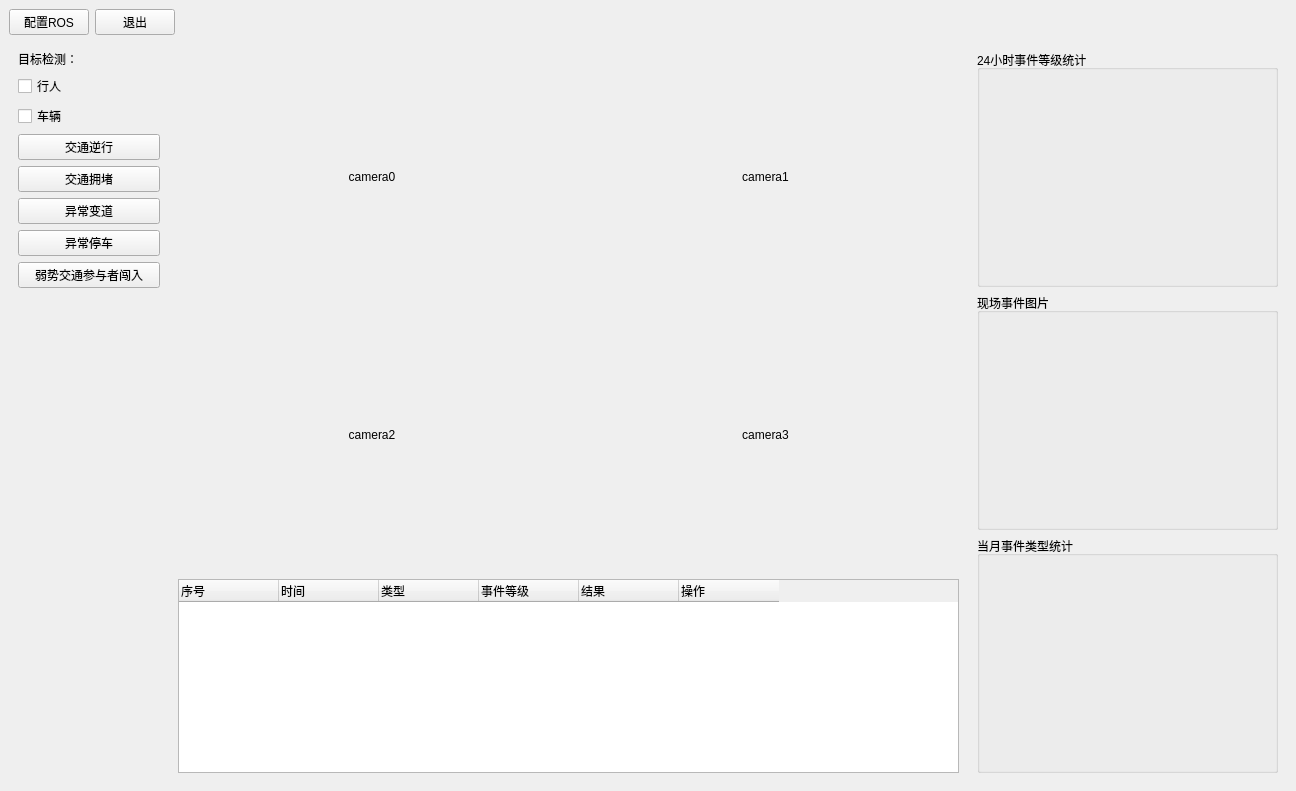
<?xml version="1.0" encoding="UTF-8"?>
<ui version="4.0">
 <class>MainWindowDesign</class>
 <widget class="QMainWindow" name="MainWindowDesign">
  <property name="geometry">
   <rect>
    <x>0</x>
    <y>0</y>
    <width>1296</width>
    <height>791</height>
   </rect>
  </property>
  <property name="windowTitle">
   <string>QRosApp</string>
  </property>
  <property name="windowIcon">
   <iconset resource="../resources/images.qrc">
    <normaloff>:/images/icon.png</normaloff>:/images/icon.png</iconset>
  </property>
  <property name="locale">
   <locale language="English" country="Australia"/>
  </property>
  <widget class="QWidget" name="centralwidget">
   <layout class="QHBoxLayout">
    <item>
     <widget class="QWidget" name="widget" native="true">
      <layout class="QVBoxLayout" name="verticalLayout_2">
       <property name="leftMargin">
        <number>0</number>
       </property>
       <property name="topMargin">
        <number>0</number>
       </property>
       <property name="rightMargin">
        <number>0</number>
       </property>
       <property name="bottomMargin">
        <number>0</number>
       </property>
       <item>
        <widget class="QWidget" name="widget_tool" native="true">
         <property name="sizePolicy">
          <sizepolicy hsizetype="Preferred" vsizetype="Fixed">
           <horstretch>0</horstretch>
           <verstretch>0</verstretch>
          </sizepolicy>
         </property>
         <layout class="QHBoxLayout" name="horizontalLayout">
          <property name="leftMargin">
           <number>0</number>
          </property>
          <property name="topMargin">
           <number>0</number>
          </property>
          <property name="rightMargin">
           <number>0</number>
          </property>
          <property name="bottomMargin">
           <number>0</number>
          </property>
          <item>
           <widget class="QPushButton" name="btn_config_ros">
            <property name="text">
             <string>配置ROS</string>
            </property>
           </widget>
          </item>
          <item>
           <widget class="QPushButton" name="btn_quit">
            <property name="text">
             <string>退出</string>
            </property>
           </widget>
          </item>
          <item>
           <spacer name="horizontalSpacer_2">
            <property name="orientation">
             <enum>Qt::Horizontal</enum>
            </property>
            <property name="sizeHint" stdset="0">
             <size>
              <width>40</width>
              <height>20</height>
             </size>
            </property>
           </spacer>
          </item>
         </layout>
        </widget>
       </item>
       <item>
        <widget class="QWidget" name="widget_main" native="true">
         <layout class="QHBoxLayout" name="horizontalLayout_2" stretch="1,5,2">
          <property name="spacing">
           <number>0</number>
          </property>
          <property name="leftMargin">
           <number>0</number>
          </property>
          <property name="topMargin">
           <number>0</number>
          </property>
          <property name="rightMargin">
           <number>0</number>
          </property>
          <property name="bottomMargin">
           <number>0</number>
          </property>
          <item>
           <widget class="QWidget" name="widget_left" native="true">
            <property name="sizePolicy">
             <sizepolicy hsizetype="Preferred" vsizetype="Preferred">
              <horstretch>0</horstretch>
              <verstretch>0</verstretch>
             </sizepolicy>
            </property>
            <property name="minimumSize">
             <size>
              <width>0</width>
              <height>0</height>
             </size>
            </property>
            <property name="maximumSize">
             <size>
              <width>16777215</width>
              <height>16777215</height>
             </size>
            </property>
            <layout class="QVBoxLayout" name="verticalLayout_4">
             <property name="leftMargin">
              <number>9</number>
             </property>
             <property name="topMargin">
              <number>9</number>
             </property>
             <property name="rightMargin">
              <number>9</number>
             </property>
             <property name="bottomMargin">
              <number>9</number>
             </property>
             <item>
              <widget class="QLabel" name="label">
               <property name="sizePolicy">
                <sizepolicy hsizetype="Preferred" vsizetype="Fixed">
                 <horstretch>0</horstretch>
                 <verstretch>0</verstretch>
                </sizepolicy>
               </property>
               <property name="text">
                <string>目标检测：</string>
               </property>
              </widget>
             </item>
             <item>
              <widget class="QCheckBox" name="cb_person">
               <property name="layoutDirection">
                <enum>Qt::LeftToRight</enum>
               </property>
               <property name="text">
                <string>行人</string>
               </property>
              </widget>
             </item>
             <item>
              <widget class="QCheckBox" name="cb_car">
               <property name="text">
                <string>车辆</string>
               </property>
              </widget>
             </item>
             <item>
              <widget class="QPushButton" name="btn_reverse">
               <property name="text">
                <string>交通逆行</string>
               </property>
              </widget>
             </item>
             <item>
              <widget class="QPushButton" name="btn_block">
               <property name="text">
                <string>交通拥堵</string>
               </property>
              </widget>
             </item>
             <item>
              <widget class="QPushButton" name="btn_changeLine">
               <property name="text">
                <string>异常变道</string>
               </property>
              </widget>
             </item>
             <item>
              <widget class="QPushButton" name="btn_park">
               <property name="text">
                <string>异常停车</string>
               </property>
              </widget>
             </item>
             <item>
              <widget class="QPushButton" name="btn_intrude">
               <property name="text">
                <string>弱势交通参与者闯入</string>
               </property>
              </widget>
             </item>
             <item>
              <spacer name="verticalSpacer">
               <property name="orientation">
                <enum>Qt::Vertical</enum>
               </property>
               <property name="sizeHint" stdset="0">
                <size>
                 <width>20</width>
                 <height>40</height>
                </size>
               </property>
              </spacer>
             </item>
            </layout>
           </widget>
          </item>
          <item>
           <widget class="QWidget" name="widget_center" native="true">
            <layout class="QVBoxLayout" name="verticalLayout_5" stretch="5,2">
             <property name="spacing">
              <number>0</number>
             </property>
             <property name="leftMargin">
              <number>0</number>
             </property>
             <property name="topMargin">
              <number>0</number>
             </property>
             <property name="rightMargin">
              <number>0</number>
             </property>
             <property name="bottomMargin">
              <number>0</number>
             </property>
             <item>
              <widget class="QWidget" name="camera" native="true">
               <layout class="QHBoxLayout" name="horizontalLayout_4">
                <item>
                 <layout class="QGridLayout" name="gridLayout">
                  <item row="0" column="0">
                   <widget class="QLabel" name="camera_0">
                    <property name="text">
                     <string>camera0</string>
                    </property>
                    <property name="alignment">
                     <set>Qt::AlignCenter</set>
                    </property>
                   </widget>
                  </item>
                  <item row="0" column="1">
                   <widget class="QLabel" name="camera_1">
                    <property name="text">
                     <string>camera1</string>
                    </property>
                    <property name="alignment">
                     <set>Qt::AlignCenter</set>
                    </property>
                   </widget>
                  </item>
                  <item row="1" column="0">
                   <widget class="QLabel" name="camera_2">
                    <property name="text">
                     <string>camera2</string>
                    </property>
                    <property name="alignment">
                     <set>Qt::AlignCenter</set>
                    </property>
                   </widget>
                  </item>
                  <item row="1" column="1">
                   <widget class="QLabel" name="camera_3">
                    <property name="text">
                     <string>camera3</string>
                    </property>
                    <property name="alignment">
                     <set>Qt::AlignCenter</set>
                    </property>
                   </widget>
                  </item>
                 </layout>
                </item>
               </layout>
              </widget>
             </item>
             <item>
              <widget class="QWidget" name="widget_event_show" native="true">
               <property name="sizePolicy">
                <sizepolicy hsizetype="Preferred" vsizetype="Preferred">
                 <horstretch>0</horstretch>
                 <verstretch>0</verstretch>
                </sizepolicy>
               </property>
               <property name="minimumSize">
                <size>
                 <width>0</width>
                 <height>0</height>
                </size>
               </property>
               <layout class="QHBoxLayout" name="horizontalLayout_3">
                <property name="leftMargin">
                 <number>0</number>
                </property>
                <property name="topMargin">
                 <number>0</number>
                </property>
                <property name="rightMargin">
                 <number>0</number>
                </property>
                <property name="bottomMargin">
                 <number>0</number>
                </property>
                <item>
                 <widget class="QWidget" name="widget_video" native="true">
                  <layout class="QHBoxLayout" name="horizontalLayout_5">
                   <item>
                    <widget class="QTableWidget" name="consoleTable">
                     <column>
                      <property name="text">
                       <string>序号</string>
                      </property>
                      <property name="font">
                       <font>
                        <weight>50</weight>
                        <bold>false</bold>
                       </font>
                      </property>
                      <property name="textAlignment">
                       <set>AlignLeading|AlignVCenter</set>
                      </property>
                     </column>
                     <column>
                      <property name="text">
                       <string>时间</string>
                      </property>
                      <property name="textAlignment">
                       <set>AlignLeading|AlignVCenter</set>
                      </property>
                     </column>
                     <column>
                      <property name="text">
                       <string>类型</string>
                      </property>
                      <property name="textAlignment">
                       <set>AlignLeading|AlignVCenter</set>
                      </property>
                     </column>
                     <column>
                      <property name="text">
                       <string>事件等级</string>
                      </property>
                      <property name="textAlignment">
                       <set>AlignLeading|AlignVCenter</set>
                      </property>
                     </column>
                     <column>
                      <property name="text">
                       <string>结果</string>
                      </property>
                      <property name="textAlignment">
                       <set>AlignLeading|AlignVCenter</set>
                      </property>
                     </column>
                     <column>
                      <property name="text">
                       <string>操作</string>
                      </property>
                      <property name="textAlignment">
                       <set>AlignLeading|AlignVCenter</set>
                      </property>
                     </column>
                    </widget>
                   </item>
                  </layout>
                 </widget>
                </item>
               </layout>
              </widget>
             </item>
            </layout>
           </widget>
          </item>
          <item>
           <widget class="QWidget" name="widget_right" native="true">
            <property name="sizePolicy">
             <sizepolicy hsizetype="Preferred" vsizetype="Preferred">
              <horstretch>0</horstretch>
              <verstretch>0</verstretch>
             </sizepolicy>
            </property>
            <property name="minimumSize">
             <size>
              <width>0</width>
              <height>0</height>
             </size>
            </property>
            <property name="maximumSize">
             <size>
              <width>16777215</width>
              <height>16777215</height>
             </size>
            </property>
            <layout class="QVBoxLayout" name="verticalLayout_6">
             <item>
              <widget class="QGroupBox" name="groupBox_7">
               <property name="title">
                <string>24小时事件等级统计</string>
               </property>
              </widget>
             </item>
             <item>
              <widget class="QGroupBox" name="groupBox_6">
               <property name="title">
                <string>现场事件图片</string>
               </property>
              </widget>
             </item>
             <item>
              <widget class="QGroupBox" name="groupBox_5">
               <property name="title">
                <string>当月事件类型统计</string>
               </property>
              </widget>
             </item>
            </layout>
           </widget>
          </item>
         </layout>
        </widget>
       </item>
      </layout>
     </widget>
    </item>
   </layout>
  </widget>
  <action name="action_Quit">
   <property name="text">
    <string>&amp;Quit</string>
   </property>
   <property name="shortcut">
    <string>Ctrl+Q</string>
   </property>
   <property name="shortcutContext">
    <enum>Qt::ApplicationShortcut</enum>
   </property>
  </action>
  <action name="action_Preferences">
   <property name="text">
    <string>&amp;Preferences</string>
   </property>
  </action>
  <action name="actionAbout">
   <property name="text">
    <string>&amp;About</string>
   </property>
  </action>
  <action name="actionAbout_Qt">
   <property name="text">
    <string>About &amp;Qt</string>
   </property>
  </action>
 </widget>
 <resources>
  <include location="../resources/images.qrc"/>
 </resources>
 <connections>
  <connection>
   <sender>action_Quit</sender>
   <signal>triggered()</signal>
   <receiver>MainWindowDesign</receiver>
   <slot>close()</slot>
   <hints>
    <hint type="sourcelabel">
     <x>-1</x>
     <y>-1</y>
    </hint>
    <hint type="destinationlabel">
     <x>399</x>
     <y>299</y>
    </hint>
   </hints>
  </connection>
 </connections>
</ui>
